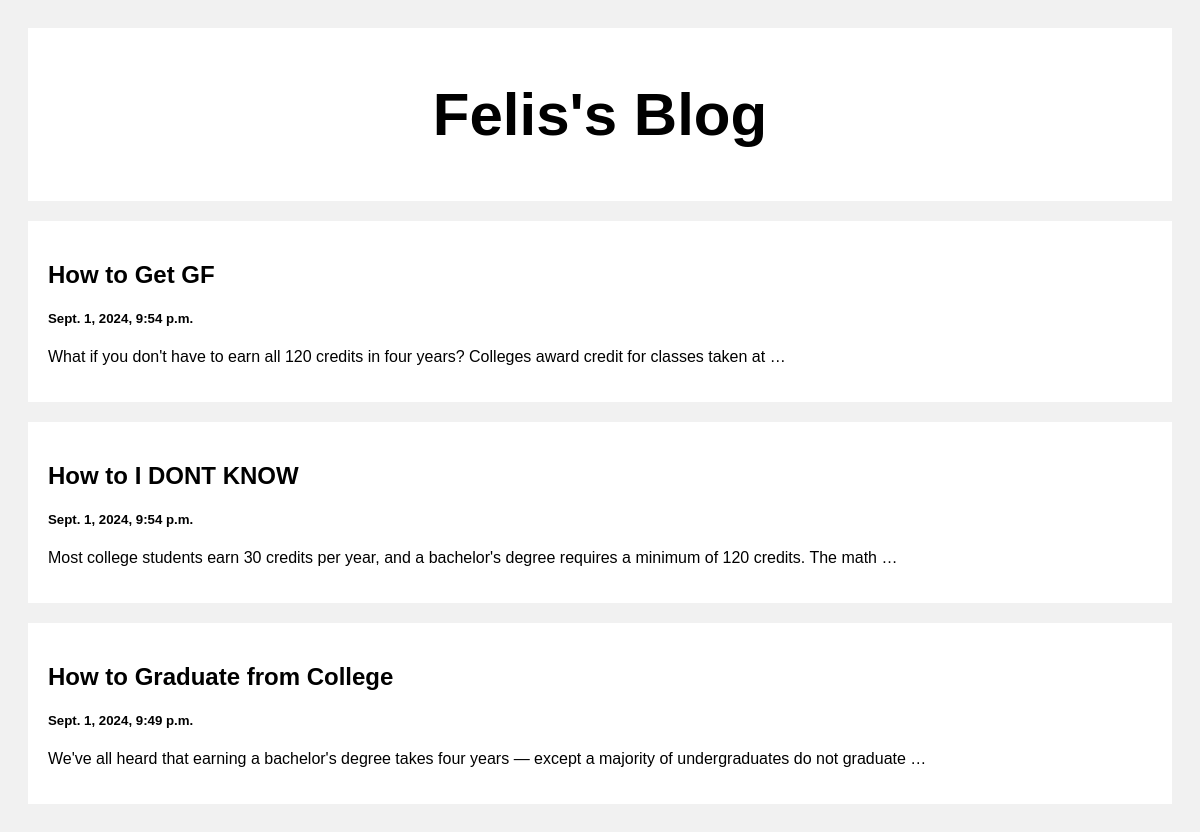
The page / on the database its author committed.
### posts/models.py (models this page shows)
class Post(models.Model):
    title = models.CharField(max_length=100)
    body = models.CharField(max_length=10000000)
    created_at = models.DateTimeField(default=datetime.now, blank=True)

### posts/views.py (the view)
def index(request):
    posts = Post.objects.all()
    return render(request, 'index.html', {'posts': posts})

### templates/index.html (shortened to what this page needs)
<!DOCTYPE html>
<html>
<head>
</head>
<body>
<div class="header">
  <h2>Felis's Blog</h2>
</div>
<div class="row">
  <div class="leftcolumn">
    {% for post in posts reversed %}
    <div class="card">
      <a style="text-decoration: none; color: black;" href="/post/{{post.id}}">
        <h2>{{post.title}}</h2>
        <h5>{{post.created_at}}</h5>
        <p>{{post.body|truncatewords:20}}</p>
      </a>
    </div>
    {% endfor %}
  </div>
</div>
</body>
</html>

### templates/index.html (style rules this page uses)
* { box-sizing: border-box; }
body { font-family: Arial; padding: 20px; background: #f1f1f1; }
.header { padding: 2px; font-size: 40px; text-align: center; background: white; }
.leftcolumn { float: left; width: 100%; }
.card { background-color: white; padding: 20px; margin-top: 20px; }
.row:after { content: ""; display: table; clear: both; }

### rows shown on the page
Post: title "How to Get GF", created_at "Sept. 1, 2024, 9:54 p.m.", body "What if you don't have to earn all 120 credits in four years? Colleges award credit for classes taken at …"
Post: title "How to I DONT KNOW", created_at "Sept. 1, 2024, 9:54 p.m.", body "Most college students earn 30 credits per year, and a bachelor's degree requires a minimum of 120 credits. The math …"
Post: title "How to Graduate from College", created_at "Sept. 1, 2024, 9:49 p.m.", body "We've all heard that earning a bachelor's degree takes four years — except a majority of undergraduates do not graduate …"
